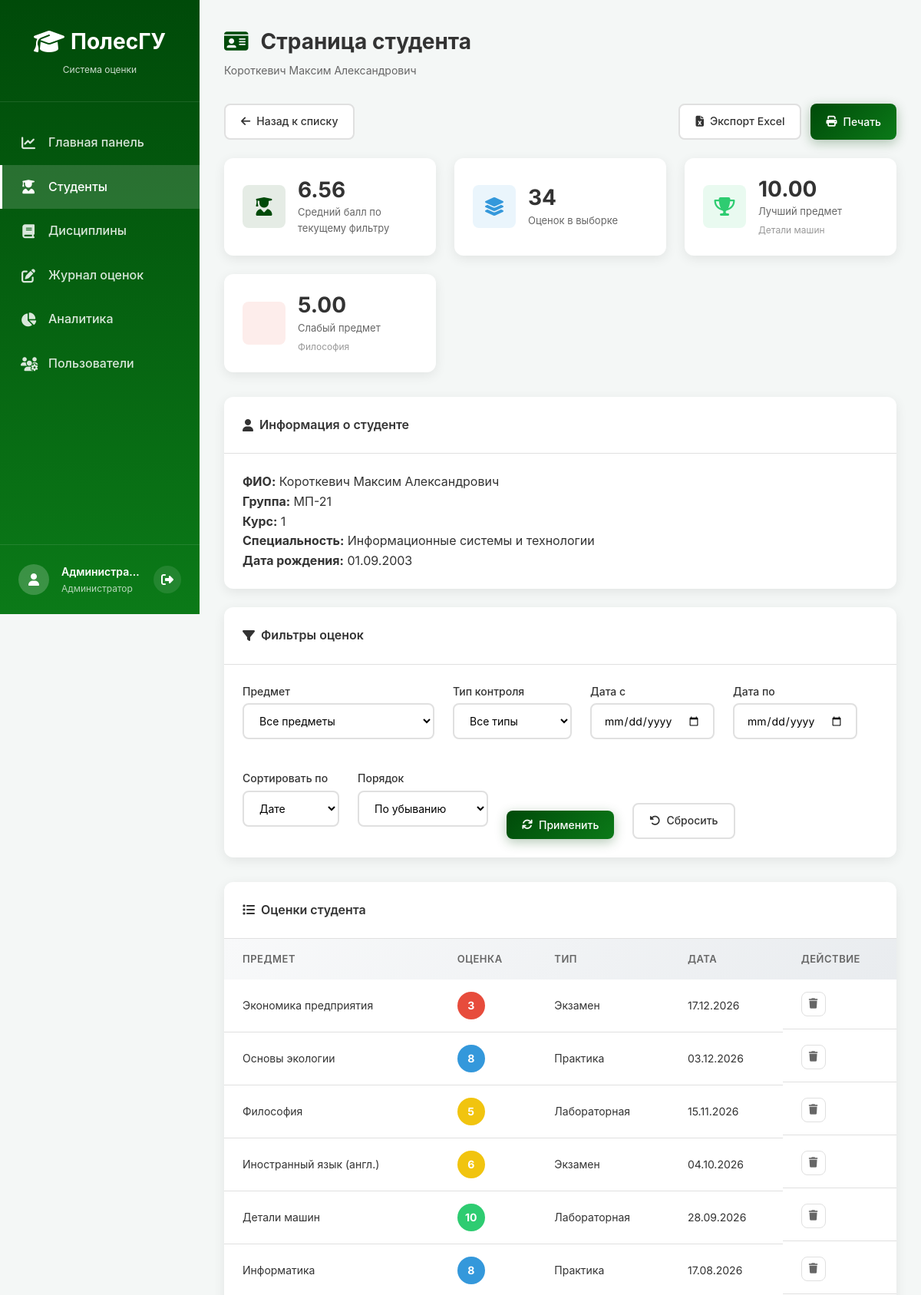
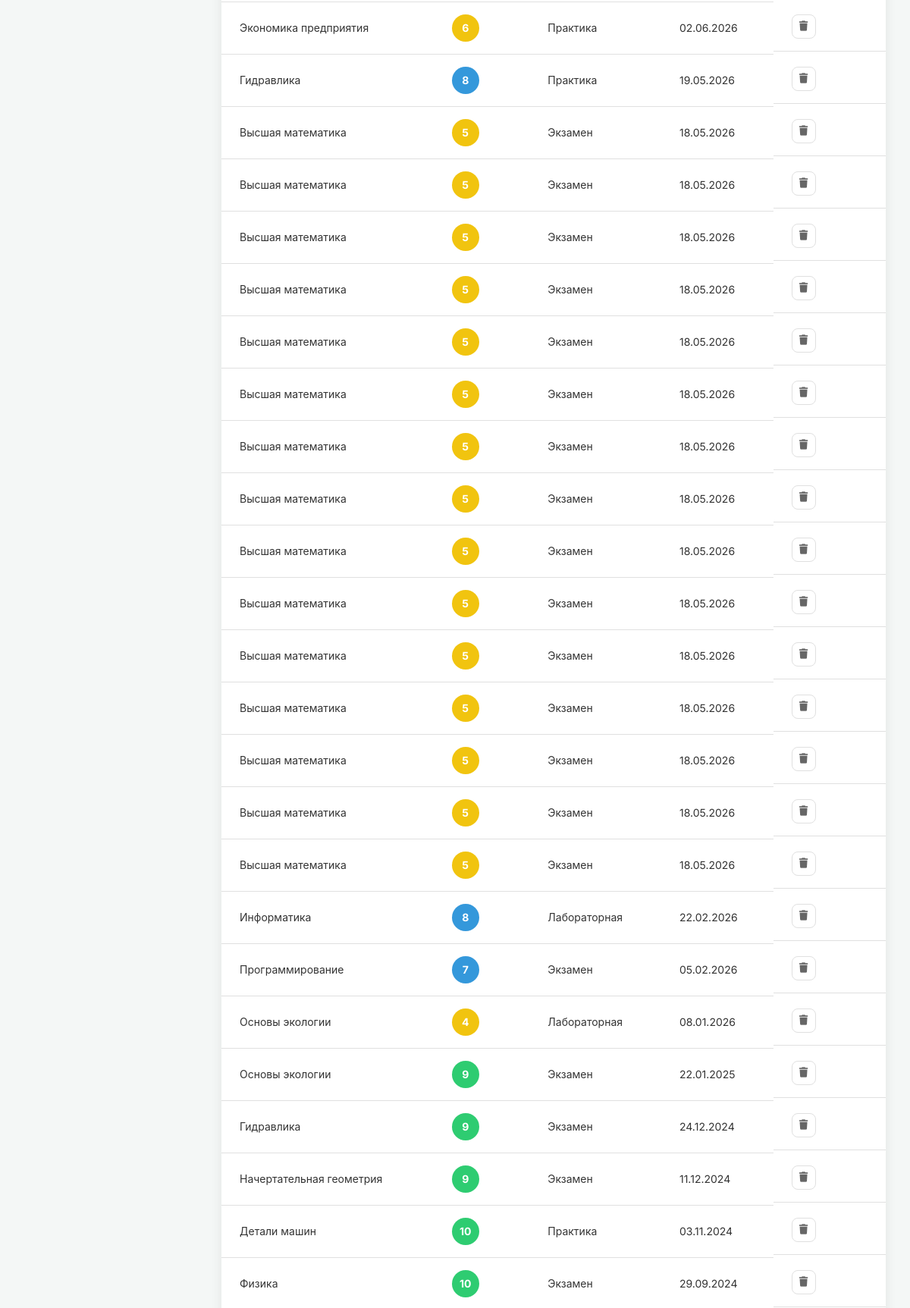
The page /index.php?module=students&student_id=1 (signed in, upper part) on the database its author committed (2 pictures, top to bottom).
### tables this page shows
CREATE TABLE students (
        id INTEGER PRIMARY KEY AUTOINCREMENT,
        group_id INTEGER NOT NULL,
        full_name TEXT NOT NULL,
        birth_date TEXT,
        status TEXT DEFAULT 'active', -- 'active' или 'expelled'
        FOREIGN KEY (group_id) REFERENCES groups(id) ON DELETE CASCADE
    );

CREATE TABLE groups (
        id INTEGER PRIMARY KEY AUTOINCREMENT,
        name TEXT NOT NULL,
        course INTEGER NOT NULL,
        specialty TEXT NOT NULL
    );

CREATE TABLE grades (
        id INTEGER PRIMARY KEY AUTOINCREMENT,
        student_id INTEGER NOT NULL,
        discipline_id INTEGER NOT NULL,
        grade INTEGER CHECK(grade >= 1 AND grade <= 10),
        date TEXT NOT NULL,
        type TEXT DEFAULT 'exam', -- 'exam' или 'credit'
        FOREIGN KEY (student_id) REFERENCES students(id) ON DELETE CASCADE,
        FOREIGN KEY (discipline_id) REFERENCES disciplines(id) ON DELETE CASCADE
    );

CREATE TABLE disciplines (
        id INTEGER PRIMARY KEY AUTOINCREMENT,
        name TEXT NOT NULL,
        teacher TEXT,
        department TEXT,
        hours INTEGER
    );

### config/functions.php (called while the page is built, shortened)
<?php
function escape($string) {
    return htmlspecialchars($string, ENT_QUOTES, 'UTF-8');
}
function formatDate($date) {
    return date('d.m.Y', strtotime($date));
}
function getGradeColor($grade) {
    if ($grade >= 9) return '#2ecc71';
    if ($grade >= 7) return '#3498db';
    if ($grade >= 4) return '#f1c40f';
    return '#e74c3c';
}
function getGradeTypeOptions() {
    return [
        'exam' => 'Экзамен',
        'practice' => 'Практика',
        'lab' => 'Лабораторная',
    ];
}
function getGradeTypeLabel($type) {
    $labels = getGradeTypeOptions();
    return $labels[$type] ?? $type;
}
function getStudentById($pdo, $studentId) {
    $sql = "SELECT s.*, g.name as group_name, g.course, g.specialty
            FROM students s
            JOIN groups g ON s.group_id = g.id
            WHERE s.id = ?";
    $stmt = $pdo->prepare($sql);
    $stmt->execute([$studentId]);
    return $stmt->fetch();
}
function getStudentGradesFiltered($pdo, $studentId, $filters = []) {
    $conditions = ['gr.student_id = ?'];
    $params = [$studentId];
    $sortMap = [
        'date' => 'gr.date',
        'discipline' => 'd.name',
    ];
    $sortField = $filters['sort'] ?? 'date';
    $orderField = $sortMap[$sortField] ?? 'gr.date';
    $orderDirection = strtolower($filters['order'] ?? 'desc') === 'asc' ? 'ASC' : 'DESC';
    $sql = "SELECT gr.*, d.name as discipline_name, d.teacher
            FROM grades gr
            JOIN disciplines d ON gr.discipline_id = d.id
            WHERE " . implode(' AND ', $conditions) . "
            ORDER BY {$orderField} {$orderDirection}, gr.id DESC";
    $stmt = $pdo->prepare($sql);
    $stmt->execute($params);
    return $stmt->fetchAll();
}
function calculateStudentAverageFiltered($pdo, $studentId, $filters = []) {
    $conditions = ['student_id = ?'];
    $params = [$studentId];
    $sql = "SELECT AVG(grade) as avg_grade
            FROM grades
            WHERE " . implode(' AND ', $conditions);
    $stmt = $pdo->prepare($sql);
    $stmt->execute($params);
    $result = $stmt->fetch();
    return $result['avg_grade'] ? round($result['avg_grade'], 2) : 0;
}
function getStudentSubjectStatsFiltered($pdo, $studentId, $filters = []) {
    $conditions = ['gr.student_id = ?'];
    $params = [$studentId];
    $sql = "SELECT gr.discipline_id,
                   d.name as discipline_name,
                   AVG(gr.grade) as avg_grade,
                   COUNT(gr.id) as grade_count
            FROM grades gr
            JOIN disciplines d ON gr.discipline_id = d.id
            WHERE " . implode(' AND ', $conditions) . "
            GROUP BY gr.discipline_id, d.name
            ORDER BY avg_grade DESC, d.name ASC";
    $stmt = $pdo->prepare($sql);
    $stmt->execute($params);
    return $stmt->fetchAll();
}
?>

### modules/students/index.php (the view, shortened to what this page needs)
<?php
require_once __DIR__ . '/../../config/database.php';
require_once __DIR__ . '/../../config/functions.php';
$pdo = getDB();
$studentPageId = isset($_GET['student_id']) ? (int)$_GET['student_id'] : 0;
$canManageStudentData = in_array($_SESSION['role'], ['admin', 'teacher'], true);
function buildStudentPageUrl($studentId, $filters = [], $flash = null) {
    $params = array_filter([
        'module' => 'students',
        'student_id' => $studentId,
        'discipline' => $filters['discipline'] ?? null,
        'type' => $filters['type'] ?? null,
        'date_from' => $filters['date_from'] ?? null,
        'date_to' => $filters['date_to'] ?? null,
        'sort' => $filters['sort'] ?? null,
        'order' => $filters['order'] ?? null,
        'flash' => $flash,
        'export' => $filters['export'] ?? null,
    ], function ($value) {
        return $value !== null && $value !== '' && $value !== 0;
    });
    return '/index.php?' . http_build_query($params);
}
if ($studentPageId > 0) {
    $student = getStudentById($pdo, $studentPageId);
    $selectedDiscipline = isset($_GET['discipline']) ? (int)$_GET['discipline'] : 0;
    $selectedType = trim($_GET['type'] ?? '');
    $dateFrom = trim($_GET['date_from'] ?? '');
    $dateTo = trim($_GET['date_to'] ?? '');
    $sortField = $_GET['sort'] ?? 'date';
    $sortOrder = $_GET['order'] ?? 'desc';
    $gradeFilters = [
        'discipline_id' => $selectedDiscipline,
        'type' => $selectedType,
        'date_from' => $dateFrom,
        'date_to' => $dateTo,
        'sort' => $sortField,
        'order' => $sortOrder,
    ];
    $filteredGrades = getStudentGradesFiltered($pdo, $studentPageId, $gradeFilters);
    $filteredAverage = calculateStudentAverageFiltered($pdo, $studentPageId, $gradeFilters);
    $subjectStats = getStudentSubjectStatsFiltered($pdo, $studentPageId, $gradeFilters);
    $bestSubject = $subjectStats[0] ?? null;
    $worstSubject = !empty($subjectStats) ? $subjectStats[count($subjectStats) - 1] : null;
        ?>
        <?php
    include __DIR__ . '/../../includes/header.php';
    include __DIR__ . '/../../includes/sidebar.php';
    ?>
    <main class="main-content">
        <div class="page-header">
            <h1><i class="fas fa-id-card"></i> Страница студента</h1>
            <p><?= escape($student['full_name']) ?></p>
        </div>
        <div class="actions-bar">
            <?php if ($canManageStudentData): ?>
            <a href="/index.php?module=students" class="btn btn-secondary">
                <i class="fas fa-arrow-left"></i> Назад к списку
            </a>
            <?php endif; ?>
            <div style="display: flex; gap: 12px; flex-wrap: wrap;">
                <a href="<?= escape(buildStudentPageUrl($studentPageId, [
                    'discipline' => $selectedDiscipline,
                    'type' => $selectedType,
                    'date_from' => $dateFrom,
                    'date_to' => $dateTo,
                    'sort' => $sortField,
                    'order' => $sortOrder,
                    'export' => 'excel',
                ])) ?>" class="btn btn-secondary">
                    <i class="fas fa-file-excel"></i> Экспорт Excel
                </a>
                <button type="button" class="btn btn-primary" onclick="window.print()">
                    <i class="fas fa-print"></i> Печать
                </button>
            </div>
        </div>
        <div class="kpi-grid">
            <div class="kpi-card">
                <div class="kpi-icon" style="background: rgba(0, 74, 9, 0.1);">
                    <i class="fas fa-user-graduate" style="color: #004a09;"></i>
                </div>
                <div class="kpi-content">
                    <h3><?= number_format($filteredAverage, 2) ?></h3>
                    <p>Средний балл по текущему фильтру</p>
                </div>
            </div>
            <div class="kpi-card">
                <div class="kpi-icon" style="background: rgba(52, 152, 219, 0.1);">
                    <i class="fas fa-layer-group" style="color: #3498db;"></i>
                </div>
                <div class="kpi-content">
                    <h3><?= count($filteredGrades) ?></h3>
                    <p>Оценок в выборке</p>
                </div>
            </div>
            <div class="kpi-card">
                <div class="kpi-icon" style="background: rgba(46, 204, 113, 0.1);">
                    <i class="fas fa-trophy" style="color: #2ecc71;"></i>
                </div>
                <div class="kpi-content">
                    <h3><?= $bestSubject ? number_format($bestSubject['avg_grade'], 2) : '-' ?></h3>
                    <p>Лучший предмет</p>
                    <small><?= $bestSubject ? escape($bestSubject['discipline_name']) : 'Нет данных' ?></small>
                </div>
            </div>
            <div class="kpi-card">
                <div class="kpi-icon" style="background: rgba(231, 76, 60, 0.1);">
                </div>
                <div class="kpi-content">
                    <h3><?= $worstSubject ? number_format($worstSubject['avg_grade'], 2) : '-' ?></h3>
                    <p>Слабый предмет</p>
                    <small><?= $worstSubject ? escape($worstSubject['discipline_name']) : 'Нет данных' ?></small>
                </div>
            </div>
        </div>
        <div class="card" style="margin-bottom: 24px;">
            <div class="card-header">
                <h3><i class="fas fa-user"></i> Информация о студенте</h3>
            </div>
            <div class="card-body">
                <p><strong>ФИО:</strong> <?= escape($student['full_name']) ?></p>
                <p><strong>Группа:</strong> <?= escape($student['group_name']) ?></p>
                <p><strong>Курс:</strong> <?= (int)$student['course'] ?></p>
                <p><strong>Специальность:</strong> <?= escape($student['specialty']) ?></p>
                <p><strong>Дата рождения:</strong> <?= $student['birth_date'] ? formatDate($student['birth_date']) : 'Не указана' ?></p>
            </div>
        </div>
        <div class="card">
            <div class="card-header">
                <h3><i class="fas fa-filter"></i> Фильтры оценок</h3>
            </div>
            <div class="card-body">
                <form method="GET" class="filter-form-inline">
                    <div class="form-group">
                        <label for="discipline">Предмет</label>
                        <select name="discipline" id="discipline">
                            <option value="0">Все предметы</option>
                        </select>
                    </div>
                    <div class="form-group">
                        <label for="type">Тип контроля</label>
                        <select name="type" id="type">
                            <option value="">Все типы</option>
                        </select>
                    </div>
                    <div class="form-group">
                        <label for="date_from">Дата с</label>
                        <input type="date" name="date_from" id="date_from" value="<?= escape($dateFrom) ?>">
                    </div>
                    <div class="form-group">
                        <label for="date_to">Дата по</label>
                        <input type="date" name="date_to" id="date_to" value="<?= escape($dateTo) ?>">
                    </div>
                    <div class="form-group">
                        <label for="sort">Сортировать по</label>
                        <select name="sort" id="sort">
                            <option value="date" <?= $sortField === 'date' ? 'selected' : '' ?>>Дате</option>
                        </select>
                    </div>
                    <div class="form-group">
                        <label for="order">Порядок</label>
                        <select name="order" id="order">
                            <option value="desc" <?= $sortOrder === 'desc' ? 'selected' : '' ?>>По убыванию</option>
                        </select>
                    </div>
                    <button type="submit" class="btn btn-primary">
                        <i class="fas fa-sync"></i> Применить
                    </button>
                    <a href="/index.php?module=students&student_id=<?= $studentPageId ?>" class="btn btn-secondary">
                        <i class="fas fa-rotate-left"></i> Сбросить
                    </a>
                </form>
            </div>
        </div>
        <div class="table-card" style="margin-top: 24px;">
            <div class="table-header">
                <h3><i class="fas fa-list"></i> Оценки студента</h3>
            </div>
            <div class="table-body">
                <?php if (!empty($filteredGrades)): ?>
                <table class="data-table">
                    <thead>
                        <tr>
                            <th>Предмет</th>
                            <th>Оценка</th>
                            <th>Тип</th>
                            <th>Дата</th>
                            <?php if ($canManageStudentData): ?>
                            <th>Действие</th>
                            <?php endif; ?>
                        </tr>
                    </thead>
                    <tbody>
                        <?php foreach ($filteredGrades as $grade): ?>
                        <tr>
                            <td><?= escape($grade['discipline_name']) ?></td>
                            <td>
                                <span class="grade-badge" style="background: <?= getGradeColor($grade['grade']) ?>;">
                                    <?= (int)$grade['grade'] ?>
                                </span>
                            </td>
                            <td><?= escape(getGradeTypeLabel($grade['type'])) ?></td>
                            <td><?= formatDate($grade['date']) ?></td>
                            <?php if ($canManageStudentData): ?>
                            <td class="actions">
                                <button class="btn-icon btn-danger" onclick="deleteGrade(<?= (int)$grade['id'] ?>, '<?= escape($grade['discipline_name']) ?>', <?= $studentPageId ?>)" title="Удалить оценку">
                                    <i class="fas fa-trash"></i>
                                </button>
                            </td>
                            <?php endif; ?>
                        </tr>
                        <?php endforeach; ?>
                    </tbody>
                </table>
                <?php else: ?>
                <p class="empty-message">По выбранным фильтрам оценки не найдены</p>
                <?php endif; ?>
            </div>
        </div>
    </main>
    <?php
    include __DIR__ . '/../../includes/footer.php';
    return;
}
include __DIR__ . '/../../includes/header.php';
include __DIR__ . '/../../includes/sidebar.php';
?>
<?php include __DIR__ . '/../../includes/footer.php'; ?>

### rows shown on the page
students: full_name "Короткевич Максим Александрович", group.name "МП-21", group.course "1", group.specialty "Информационные системы и технологии", birth_date "01.09.2003"
grades: discipline.name "Экономика предприятия", grade "3", type "Экзамен", date "17.12.2026"
grades: discipline.name "Основы экологии", grade "8", type "Практика", date "03.12.2026"
grades: discipline.name "Философия", grade "5", type "Лабораторная", date "15.11.2026"
grades: discipline.name "Иностранный язык (англ.)", grade "6", type "Экзамен", date "04.10.2026"
grades: discipline.name "Детали машин", grade "10", type "Лабораторная", date "28.09.2026"
grades: discipline.name "Информатика", grade "8", type "Практика", date "17.08.2026"
grades: discipline.name "Экономика предприятия", grade "6", type "Практика", date "02.06.2026"
grades: discipline.name "Гидравлика", grade "8", type "Практика", date "19.05.2026"
grades: discipline.name "Высшая математика", grade "5", type "Экзамен", date "18.05.2026"
grades: discipline.name "Высшая математика", grade "5", type "Экзамен", date "18.05.2026"
grades: discipline.name "Высшая математика", grade "5", type "Экзамен", date "18.05.2026"
grades: discipline.name "Высшая математика", grade "5", type "Экзамен", date "18.05.2026"
grades: discipline.name "Высшая математика", grade "5", type "Экзамен", date "18.05.2026"
grades: discipline.name "Высшая математика", grade "5", type "Экзамен", date "18.05.2026"
grades: discipline.name "Высшая математика", grade "5", type "Экзамен", date "18.05.2026"
grades: discipline.name "Высшая математика", grade "5", type "Экзамен", date "18.05.2026"
grades: discipline.name "Высшая математика", grade "5", type "Экзамен", date "18.05.2026"
grades: discipline.name "Высшая математика", grade "5", type "Экзамен", date "18.05.2026"
grades: discipline.name "Высшая математика", grade "5", type "Экзамен", date "18.05.2026"
grades: discipline.name "Высшая математика", grade "5", type "Экзамен", date "18.05.2026"
grades: discipline.name "Высшая математика", grade "5", type "Экзамен", date "18.05.2026"
grades: discipline.name "Высшая математика", grade "5", type "Экзамен", date "18.05.2026"
grades: discipline.name "Высшая математика", grade "5", type "Экзамен", date "18.05.2026"
grades: discipline.name "Информатика", grade "8", type "Лабораторная", date "22.02.2026"
grades: discipline.name "Программирование", grade "7", type "Экзамен", date "05.02.2026"
grades: discipline.name "Основы экологии", grade "4", type "Лабораторная", date "08.01.2026"
grades: discipline.name "Основы экологии", grade "9", type "Экзамен", date "22.01.2025"
grades: discipline.name "Гидравлика", grade "9", type "Экзамен", date "24.12.2024"
grades: discipline.name "Начертательная геометрия", grade "9", type "Экзамен", date "11.12.2024"
grades: discipline.name "Детали машин", grade "10", type "Практика", date "03.11.2024"
grades: discipline.name "Физика", grade "10", type "Экзамен", date "29.09.2024"

### other values the page prints
$_SESSION['full_name'] "Администра…"
getRoleLabel($_SESSION['role']) "Администратор"
$filteredAverage "6.56"
count($filteredGrades) "34"
$bestSubject['avg_grade'] "10.00"
$bestSubject['discipline_name'] "Детали машин"
$worstSubject['avg_grade'] "5.00"
$worstSubject['discipline_name'] "Философия"
